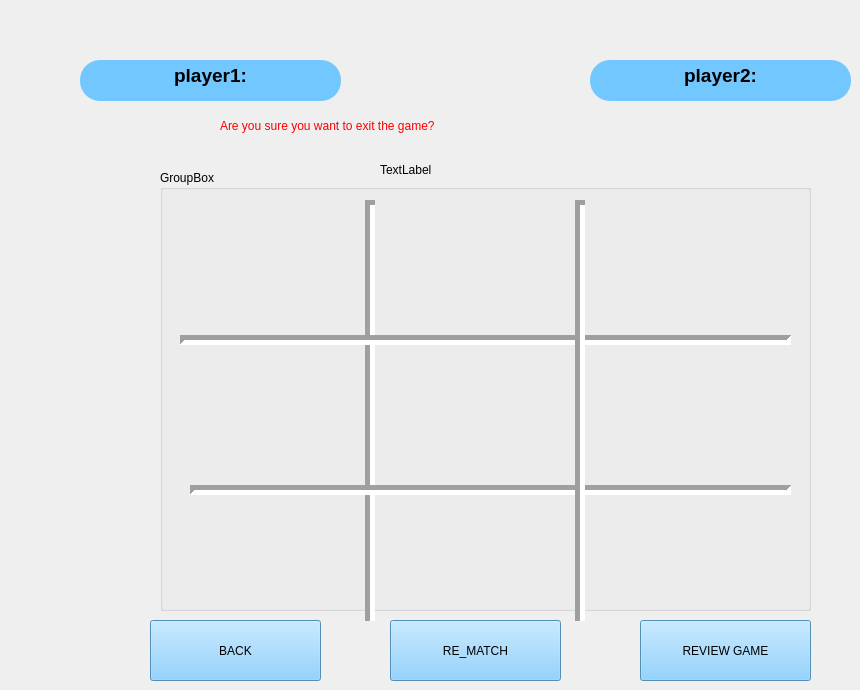
       <widget class="QWidget" name="GamePage">
        <widget class="QPushButton" name="grid6">
         <property name="geometry">
          <rect>
           <x>170</x>
           <y>490</y>
           <width>201</width>
           <height>131</height>
          </rect>
         </property>
         <property name="styleSheet">
          <string notr="true">QPushButton
{
border :none;
color:black;
	font: 28pt &quot;Segoe Fluent Icons&quot;;
}
QPushButton:Hover
{
background-color:blue;
}
QPushButton:pressed
{
background-color:red;
}</string>
         </property>
         <property name="text">
          <string/>
         </property>
        </widget>
        <widget class="QPushButton" name="grid5">
         <property name="geometry">
          <rect>
           <x>580</x>
           <y>350</y>
           <width>201</width>
           <height>131</height>
          </rect>
         </property>
         <property name="styleSheet">
          <string notr="true">QPushButton
{
border :none;
color:black;
	font: 28pt &quot;Segoe Fluent Icons&quot;;
}
QPushButton:Hover
{
background-color:blue;
}
QPushButton:pressed
{
background-color:red;
}</string>
         </property>
         <property name="text">
          <string/>
         </property>
        </widget>
        <widget class="QPushButton" name="grid2">
         <property name="geometry">
          <rect>
           <x>580</x>
           <y>200</y>
           <width>201</width>
           <height>131</height>
          </rect>
         </property>
         <property name="styleSheet">
          <string notr="true">QPushButton
{
border :none;
color:black;
	font: 28pt &quot;Segoe Fluent Icons&quot;;
}
QPushButton:Hover
{
background-color:blue;
}
QPushButton:pressed
{
background-color:red;
}</string>
         </property>
         <property name="text">
          <string/>
         </property>
        </widget>
        <widget class="Line" name="line_2">
         <property name="geometry">
          <rect>
           <x>360</x>
           <y>200</y>
           <width>20</width>
           <height>421</height>
          </rect>
         </property>
         <property name="lineWidth">
          <number>5</number>
         </property>
         <property name="orientation">
          <enum>Qt::Orientation::Vertical</enum>
         </property>
        </widget>
        <widget class="Line" name="line_3">
         <property name="geometry">
          <rect>
           <x>190</x>
           <y>480</y>
           <width>601</width>
           <height>20</height>
          </rect>
         </property>
         <property name="lineWidth">
          <number>5</number>
         </property>
         <property name="orientation">
          <enum>Qt::Orientation::Horizontal</enum>
         </property>
        </widget>
        <widget class="QPushButton" name="grid0">
         <property name="geometry">
          <rect>
           <x>160</x>
           <y>200</y>
           <width>201</width>
           <height>131</height>
          </rect>
         </property>
         <property name="styleSheet">
          <string notr="true">QPushButton
{
border :none;
color:black;
	font: 28pt &quot;Segoe Fluent Icons&quot;;
}
QPushButton:Hover
{
background-color:blue;
}
QPushButton:checked {
    background-color: red;
}
</string>
         </property>
         <property name="text">
          <string/>
         </property>
        </widget>
        <widget class="QPushButton" name="grid7">
         <property name="geometry">
          <rect>
           <x>370</x>
           <y>500</y>
           <width>201</width>
           <height>131</height>
          </rect>
         </property>
         <property name="styleSheet">
          <string notr="true">QPushButton
{
border :none;
color:black;
	font: 28pt &quot;Segoe Fluent Icons&quot;;
}
QPushButton:Hover
{
background-color:blue;
}
QPushButton:pressed
{
background-color:red;
}</string>
         </property>
         <property name="text">
          <string/>
         </property>
        </widget>
        <widget class="QPushButton" name="grid4">
         <property name="geometry">
          <rect>
           <x>372</x>
           <y>350</y>
           <width>201</width>
           <height>131</height>
          </rect>
         </property>
         <property name="styleSheet">
          <string notr="true">QPushButton
{
border :none;
color:black;
	font: 28pt &quot;Segoe Fluent Icons&quot;;
}
QPushButton:Hover
{
background-color:blue;
}
QPushButton:pressed
{
background-color:red;
}</string>
         </property>
         <property name="text">
          <string/>
         </property>
        </widget>
        <widget class="QPushButton" name="grid3">
         <property name="geometry">
          <rect>
           <x>160</x>
           <y>350</y>
           <width>201</width>
           <height>131</height>
          </rect>
         </property>
         <property name="styleSheet">
          <string notr="true">QPushButton
{
border :none;
color:black;
	font: 28pt &quot;Segoe Fluent Icons&quot;;
}
QPushButton:Hover
{
background-color:blue;
}
QPushButton:pressed
{
background-color:red;
}
QPushButton[text=&quot;O&quot;] {
    color: black;
   
}
QPushButton[text=&quot;X&quot;] {
    color: white;
    }
</string>
         </property>
         <property name="text">
          <string/>
         </property>
        </widget>
        <widget class="QTextEdit" name="textEdit_2">
         <property name="geometry">
          <rect>
           <x>590</x>
           <y>60</y>
           <width>261</width>
           <height>41</height>
          </rect>
         </property>
         <property name="styleSheet">
          <string notr="true">QTextEdit
{
border :none;
color:black;
background-color: rgb(115, 199, 255);
font: 700 12pt &quot;Rockwell&quot;;    
 border-radius: 20px;
}</string>
         </property>
         <property name="html">
          <string>&lt;!DOCTYPE HTML PUBLIC &quot;-//W3C//DTD HTML 4.0//EN&quot; &quot;http://www.w3.org/TR/REC-html40/strict.dtd&quot;&gt;
&lt;html&gt;&lt;head&gt;&lt;meta name=&quot;qrichtext&quot; content=&quot;1&quot; /&gt;&lt;meta charset=&quot;utf-8&quot; /&gt;&lt;style type=&quot;text/css&quot;&gt;
p, li { white-space: pre-wrap; }
hr { height: 1px; border-width: 0; }
li.unchecked::marker { content: &quot;\2610&quot;; }
li.checked::marker { content: &quot;\2612&quot;; }
&lt;/style&gt;&lt;/head&gt;&lt;body style=&quot; font-family:'Rockwell'; font-size:12pt; font-weight:700; font-style:normal;&quot;&gt;
&lt;p align=&quot;center&quot; style=&quot; margin-top:0px; margin-bottom:0px; margin-left:0px; margin-right:0px; -qt-block-indent:0; text-indent:0px;&quot;&gt;&lt;span style=&quot; font-family:'Segoe UI'; font-size:14pt;&quot;&gt;player2:&lt;/span&gt;&lt;/p&gt;&lt;/body&gt;&lt;/html&gt;</string>
         </property>
        </widget>
        <widget class="QTextEdit" name="textEdit">
         <property name="geometry">
          <rect>
           <x>80</x>
           <y>60</y>
           <width>261</width>
           <height>41</height>
          </rect>
         </property>
         <property name="styleSheet">
          <string notr="true">QTextEdit
{
border :none;
color:black;
background-color: rgb(115, 199, 255);
font: 700 12pt &quot;Rockwell&quot;;    
 border-radius: 20px;
}</string>
         </property>
         <property name="html">
          <string>&lt;!DOCTYPE HTML PUBLIC &quot;-//W3C//DTD HTML 4.0//EN&quot; &quot;http://www.w3.org/TR/REC-html40/strict.dtd&quot;&gt;
&lt;html&gt;&lt;head&gt;&lt;meta name=&quot;qrichtext&quot; content=&quot;1&quot; /&gt;&lt;meta charset=&quot;utf-8&quot; /&gt;&lt;style type=&quot;text/css&quot;&gt;
p, li { white-space: pre-wrap; }
hr { height: 1px; border-width: 0; }
li.unchecked::marker { content: &quot;\2610&quot;; }
li.checked::marker { content: &quot;\2612&quot;; }
&lt;/style&gt;&lt;/head&gt;&lt;body style=&quot; font-family:'Rockwell'; font-size:12pt; font-weight:700; font-style:normal;&quot;&gt;
&lt;p align=&quot;center&quot; style=&quot; margin-top:0px; margin-bottom:0px; margin-left:0px; margin-right:0px; -qt-block-indent:0; text-indent:0px;&quot;&gt;&lt;span style=&quot; font-family:'Segoe UI'; font-size:14pt;&quot;&gt;player1:&lt;/span&gt;&lt;/p&gt;&lt;/body&gt;&lt;/html&gt;</string>
         </property>
        </widget>
        <widget class="QPushButton" name="grid1">
         <property name="geometry">
          <rect>
           <x>370</x>
           <y>200</y>
           <width>201</width>
           <height>131</height>
          </rect>
         </property>
         <property name="styleSheet">
          <string notr="true">QPushButton
{
border :none;
color:black;
	font: 28pt &quot;Segoe Fluent Icons&quot;;
}
QPushButton:Hover
{
background-color:blue;
}
QPushButton:pressed
{
background-color:red;
}</string>
         </property>
         <property name="text">
          <string/>
         </property>
        </widget>
        <widget class="Line" name="line_4">
         <property name="geometry">
          <rect>
           <x>180</x>
           <y>330</y>
           <width>611</width>
           <height>20</height>
          </rect>
         </property>
         <property name="lineWidth">
          <number>5</number>
         </property>
         <property name="orientation">
          <enum>Qt::Orientation::Horizontal</enum>
         </property>
        </widget>
        <widget class="QPushButton" name="grid8">
         <property name="geometry">
          <rect>
           <x>580</x>
           <y>490</y>
           <width>201</width>
           <height>131</height>
          </rect>
         </property>
         <property name="styleSheet">
          <string notr="true">QPushButton
{
border :none;
color:black;
	font: 28pt &quot;Segoe Fluent Icons&quot;;
}
QPushButton:Hover
{
background-color:blue;
}
QPushButton:pressed
{
background-color:red;
}</string>
         </property>
         <property name="text">
          <string/>
         </property>
        </widget>
        <widget class="Line" name="line">
         <property name="geometry">
          <rect>
           <x>570</x>
           <y>200</y>
           <width>20</width>
           <height>421</height>
          </rect>
         </property>
         <property name="lineWidth">
          <number>5</number>
         </property>
         <property name="orientation">
          <enum>Qt::Orientation::Vertical</enum>
         </property>
        </widget>
        <widget class="QPushButton" name="GameReview">
         <property name="geometry">
          <rect>
           <x>640</x>
           <y>620</y>
           <width>171</width>
           <height>61</height>
          </rect>
         </property>
         <property name="maximumSize">
          <size>
           <width>500</width>
           <height>500</height>
          </size>
         </property>
         <property name="styleSheet">
          <string notr="true">QPushButton
{
color:black;
background-color: rgb(115, 199, 255);
 font: 700 14pt &quot;Segoe UI&quot;;
}</string>
         </property>
         <property name="text">
          <string>REVIEW GAME</string>
         </property>
        </widget>
        <widget class="QPushButton" name="Rematch">
         <property name="geometry">
          <rect>
           <x>390</x>
           <y>620</y>
           <width>171</width>
           <height>61</height>
          </rect>
         </property>
         <property name="maximumSize">
          <size>
           <width>500</width>
           <height>500</height>
          </size>
         </property>
         <property name="styleSheet">
          <string notr="true">QPushButton
{
color:black;
background-color: rgb(115, 199, 255);
 font: 700 14pt &quot;Segoe UI&quot;;
}</string>
         </property>
         <property name="text">
          <string>RE_MATCH</string>
         </property>
        </widget>
        <widget class="QPushButton" name="back_4">
         <property name="geometry">
          <rect>
           <x>150</x>
           <y>620</y>
           <width>171</width>
           <height>61</height>
          </rect>
         </property>
         <property name="maximumSize">
          <size>
           <width>500</width>
           <height>500</height>
          </size>
         </property>
         <property name="styleSheet">
          <string notr="true">QPushButton
{
color:black;
background-color: rgb(115, 199, 255);
 font: 700 14pt &quot;Segoe UI&quot;;
}</string>
         </property>
         <property name="text">
          <string>BACK</string>
         </property>
        </widget>
        <widget class="QGroupBox" name="groupBox_2">
         <property name="geometry">
          <rect>
           <x>160</x>
           <y>170</y>
           <width>651</width>
           <height>441</height>
          </rect>
         </property>
         <property name="title">
          <string>GroupBox</string>
         </property>
        </widget>
        <widget class="QLabel" name="label">
         <property name="geometry">
          <rect>
           <x>380</x>
           <y>160</y>
           <width>261</width>
           <height>20</height>
          </rect>
         </property>
         <property name="text">
          <string>TextLabel</string>
         </property>
        </widget>
        <widget class="QLabel" name="ShureExit">
         <property name="geometry">
          <rect>
           <x>220</x>
           <y>100</y>
           <width>611</width>
           <height>51</height>
          </rect>
         </property>
         <property name="styleSheet">
          <string notr="true">color: rgb(255, 0, 0);
font: 15pt &quot;Segoe UI&quot;;</string>
         </property>
         <property name="text">
          <string>Are you sure you want to exit the game?</string>
         </property>
        </widget>
        <zorder>groupBox_2</zorder>
        <zorder>grid6</zorder>
        <zorder>grid5</zorder>
        <zorder>grid2</zorder>
        <zorder>line_2</zorder>
        <zorder>line_3</zorder>
        <zorder>grid0</zorder>
        <zorder>grid7</zorder>
        <zorder>grid4</zorder>
        <zorder>grid3</zorder>
        <zorder>textEdit_2</zorder>
        <zorder>textEdit</zorder>
        <zorder>grid1</zorder>
        <zorder>line_4</zorder>
        <zorder>line</zorder>
        <zorder>GameReview</zorder>
        <zorder>Rematch</zorder>
        <zorder>back_4</zorder>
        <zorder>grid8</zorder>
        <zorder>label</zorder>
        <zorder>ShureExit</zorder>
       </widget>
